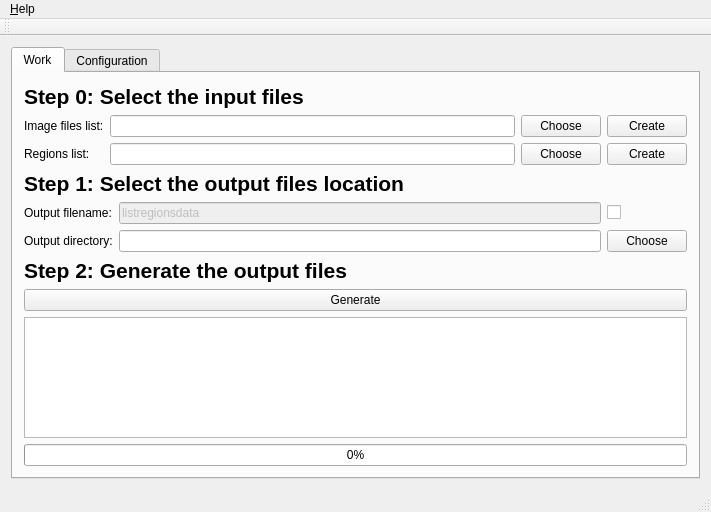
<?xml version="1.0" encoding="UTF-8"?>
<ui version="4.0">
 <class>MainWindow</class>
 <widget class="QMainWindow" name="MainWindow">
  <property name="geometry">
   <rect>
    <x>0</x>
    <y>0</y>
    <width>711</width>
    <height>512</height>
   </rect>
  </property>
  <property name="windowTitle">
   <string>MainWindow</string>
  </property>
  <property name="windowIcon">
   <iconset resource="../pivmake-gui.qrc">
    <normaloff>:/myimages/share/pivmake-gui/icons/pivmake-gui.png</normaloff>:/myimages/share/pivmake-gui/icons/pivmake-gui.png</iconset>
  </property>
  <widget class="QWidget" name="centralWidget">
   <layout class="QVBoxLayout" name="verticalLayout_4">
    <item>
     <widget class="QTabWidget" name="tabWidget">
      <property name="currentIndex">
       <number>0</number>
      </property>
      <property name="iconSize">
       <size>
        <width>32</width>
        <height>32</height>
       </size>
      </property>
      <widget class="QWidget" name="tab_1">
       <attribute name="icon">
        <iconset resource="../pivmake-gui.qrc">
         <normaloff>:/myimages/share/pivmake-gui/icons/if_polaroids_1055003.png</normaloff>:/myimages/share/pivmake-gui/icons/if_polaroids_1055003.png</iconset>
       </attribute>
       <attribute name="title">
        <string>Work</string>
       </attribute>
       <layout class="QVBoxLayout" name="verticalLayout_2">
        <item>
         <layout class="QVBoxLayout" name="verticalLayout">
          <item>
           <widget class="QLabel" name="label_3">
            <property name="text">
             <string>&lt;html&gt;&lt;head/&gt;&lt;body&gt;&lt;p&gt;&lt;span style=&quot; font-size:16pt; font-weight:600;&quot;&gt;Step 0: Select the input files&lt;/span&gt;&lt;/p&gt;&lt;/body&gt;&lt;/html&gt;</string>
            </property>
           </widget>
          </item>
          <item>
           <layout class="QGridLayout" name="gridLayout">
            <item row="0" column="3">
             <widget class="QPushButton" name="pushButton_create_listfilesdat">
              <property name="toolTip">
               <string>&lt;html&gt;&lt;head/&gt;&lt;body&gt;&lt;p&gt;Create a file list data file.&lt;/p&gt;&lt;/body&gt;&lt;/html&gt;</string>
              </property>
              <property name="text">
               <string>Create</string>
              </property>
              <property name="icon">
               <iconset resource="../pivmake-gui.qrc">
                <normaloff>:/myimages/share/pivmake-gui/icons/if_compose_1055085.png</normaloff>:/myimages/share/pivmake-gui/icons/if_compose_1055085.png</iconset>
              </property>
             </widget>
            </item>
            <item row="0" column="1">
             <widget class="QLineEdit" name="lineEdit_listfilesdat">
              <property name="toolTip">
               <string>&lt;html&gt;&lt;head/&gt;&lt;body&gt;&lt;p&gt;This field contain the path of a text file with the list of images. Inside this file exist one image file path by line. &lt;/p&gt;&lt;p&gt;It is strongly recommended that the text file with the list of images has a filename extension &lt;span style=&quot; font-weight:600;&quot;&gt;*.listfiles&lt;/span&gt;. By example &lt;span style=&quot; font-weight:600;&quot;&gt;listfilesdat.listfiles&lt;/span&gt;&lt;/p&gt;&lt;/body&gt;&lt;/html&gt;</string>
              </property>
             </widget>
            </item>
            <item row="0" column="0">
             <widget class="QLabel" name="label">
              <property name="text">
               <string>Image files list:</string>
              </property>
             </widget>
            </item>
            <item row="0" column="2">
             <widget class="QPushButton" name="pushButton_choose_listfilesdat">
              <property name="toolTip">
               <string>&lt;html&gt;&lt;head/&gt;&lt;body&gt;&lt;p&gt;Choose a file list data file.&lt;/p&gt;&lt;/body&gt;&lt;/html&gt;</string>
              </property>
              <property name="text">
               <string>Choose</string>
              </property>
              <property name="icon">
               <iconset resource="../pivmake-gui.qrc">
                <normaloff>:/myimages/share/pivmake-gui/icons/folder-saved-search.png</normaloff>:/myimages/share/pivmake-gui/icons/folder-saved-search.png</iconset>
              </property>
             </widget>
            </item>
            <item row="1" column="0">
             <widget class="QLabel" name="label_2">
              <property name="text">
               <string>Regions list:</string>
              </property>
             </widget>
            </item>
            <item row="1" column="1">
             <widget class="QLineEdit" name="lineEdit_listregionsdat">
              <property name="toolTip">
               <string>&lt;html&gt;&lt;head/&gt;&lt;body&gt;&lt;p&gt;This field contain the path of text file with the list of regions. Inside this file is defined one region by line. &lt;/p&gt;&lt;p&gt;It is strongly recommended that the text file with the list of regions has a filename extension &lt;span style=&quot; font-weight:600;&quot;&gt;*.listregions&lt;/span&gt;. By example &lt;span style=&quot; font-weight:600;&quot;&gt;listregionsdat.listregions&lt;/span&gt;&lt;/p&gt;&lt;/body&gt;&lt;/html&gt;</string>
              </property>
             </widget>
            </item>
            <item row="1" column="2">
             <widget class="QPushButton" name="pushButton_choose_listregionsdat">
              <property name="toolTip">
               <string>&lt;html&gt;&lt;head/&gt;&lt;body&gt;&lt;p&gt;Choose a region list data file.&lt;/p&gt;&lt;/body&gt;&lt;/html&gt;</string>
              </property>
              <property name="text">
               <string>Choose</string>
              </property>
              <property name="icon">
               <iconset resource="../pivmake-gui.qrc">
                <normaloff>:/myimages/share/pivmake-gui/icons/folder-saved-search.png</normaloff>:/myimages/share/pivmake-gui/icons/folder-saved-search.png</iconset>
              </property>
             </widget>
            </item>
            <item row="1" column="3">
             <widget class="QPushButton" name="pushButton_create_listregionsdat">
              <property name="toolTip">
               <string>&lt;html&gt;&lt;head/&gt;&lt;body&gt;&lt;p&gt;Create a region list data file.&lt;/p&gt;&lt;/body&gt;&lt;/html&gt;</string>
              </property>
              <property name="text">
               <string>Create</string>
              </property>
              <property name="icon">
               <iconset resource="../pivmake-gui.qrc">
                <normaloff>:/myimages/share/pivmake-gui/icons/if_compose_1055085.png</normaloff>:/myimages/share/pivmake-gui/icons/if_compose_1055085.png</iconset>
              </property>
             </widget>
            </item>
           </layout>
          </item>
          <item>
           <widget class="QLabel" name="label_4">
            <property name="text">
             <string>&lt;html&gt;&lt;head/&gt;&lt;body&gt;&lt;p&gt;&lt;span style=&quot; font-size:16pt; font-weight:600;&quot;&gt;Step 1: Select the output files location&lt;/span&gt;&lt;/p&gt;&lt;/body&gt;&lt;/html&gt;</string>
            </property>
           </widget>
          </item>
          <item>
           <layout class="QGridLayout" name="gridLayout_2">
            <item row="0" column="1">
             <widget class="QLineEdit" name="lineEdit_output_filename_pattern">
              <property name="enabled">
               <bool>false</bool>
              </property>
              <property name="toolTip">
               <string>&lt;html&gt;&lt;head/&gt;&lt;body&gt;&lt;p&gt;&lt;a name=&quot;result_box&quot;/&gt;This field contains the pattern of the output files names. If the pattern is &lt;span style=&quot; font-weight:600;&quot;&gt;listregionsdata&lt;/span&gt;, then the files will have the names:&lt;/p&gt;&lt;p&gt;&lt;span style=&quot; font-weight:600;&quot;&gt;listregionsdata&lt;/span&gt;1.listregions&lt;/p&gt;&lt;p&gt;&lt;span style=&quot; font-weight:600;&quot;&gt;listregionsdata&lt;/span&gt;2.listregions&lt;/p&gt;&lt;p&gt;&lt;span style=&quot; font-weight:600;&quot;&gt;listregionsdata&lt;/span&gt;3.listregions&lt;/p&gt;&lt;p&gt;&lt;span style=&quot; font-weight:600;&quot;&gt;...&lt;/span&gt;&lt;/p&gt;&lt;/body&gt;&lt;/html&gt;</string>
              </property>
              <property name="text">
               <string>listregionsdata</string>
              </property>
             </widget>
            </item>
            <item row="0" column="2">
             <widget class="QCheckBox" name="checkBox_enable_filename_pattern">
              <property name="toolTip">
               <string>&lt;html&gt;&lt;head/&gt;&lt;body&gt;&lt;p&gt;Enable the selection of output filename pattern.&lt;/p&gt;&lt;/body&gt;&lt;/html&gt;</string>
              </property>
              <property name="text">
               <string/>
              </property>
             </widget>
            </item>
            <item row="1" column="1">
             <widget class="QLineEdit" name="lineEdit_output_directory">
              <property name="toolTip">
               <string>&lt;html&gt;&lt;head/&gt;&lt;body&gt;&lt;p&gt;The path where will be located all the output region list files. If the directory not exist, then it is created in the generate process.&lt;/p&gt;&lt;p&gt;&lt;a name=&quot;result_box&quot;/&gt;&lt;span style=&quot; font-weight:600;&quot;&gt;I&lt;/span&gt;&lt;span style=&quot; font-weight:600;&quot;&gt;t is strongly recommended that this directory be a subdirectory of one of the * .litfiles or * .listregions files (&lt;/span&gt;&lt;a name=&quot;result_box&quot;/&gt;just to keep an order&lt;span style=&quot; font-weight:600;&quot;&gt;). &lt;/span&gt;&lt;/p&gt;&lt;/body&gt;&lt;/html&gt;</string>
              </property>
             </widget>
            </item>
            <item row="1" column="2">
             <widget class="QPushButton" name="pushButton_choose_output_directory">
              <property name="toolTip">
               <string>&lt;html&gt;&lt;head/&gt;&lt;body&gt;&lt;p&gt;Choose a output directory.&lt;/p&gt;&lt;/body&gt;&lt;/html&gt;</string>
              </property>
              <property name="text">
               <string>Choose</string>
              </property>
              <property name="icon">
               <iconset resource="../pivmake-gui.qrc">
                <normaloff>:/myimages/share/pivmake-gui/icons/folder-saved-search.png</normaloff>:/myimages/share/pivmake-gui/icons/folder-saved-search.png</iconset>
              </property>
             </widget>
            </item>
            <item row="0" column="0">
             <widget class="QLabel" name="label_6">
              <property name="text">
               <string>Output filename:</string>
              </property>
             </widget>
            </item>
            <item row="1" column="0">
             <widget class="QLabel" name="label_5">
              <property name="text">
               <string>Output directory:</string>
              </property>
             </widget>
            </item>
           </layout>
          </item>
          <item>
           <widget class="QLabel" name="label_7">
            <property name="text">
             <string>&lt;html&gt;&lt;head/&gt;&lt;body&gt;&lt;p&gt;&lt;span style=&quot; font-size:16pt; font-weight:600;&quot;&gt;Step 2: Generate the output files&lt;/span&gt;&lt;/p&gt;&lt;/body&gt;&lt;/html&gt;</string>
            </property>
           </widget>
          </item>
          <item>
           <widget class="QPushButton" name="pushButton_generate_outfiles">
            <property name="toolTip">
             <string>&lt;html&gt;&lt;head/&gt;&lt;body&gt;&lt;p&gt;Click here to tracking the regions and generate the output files.&lt;/p&gt;&lt;/body&gt;&lt;/html&gt;</string>
            </property>
            <property name="text">
             <string>Generate</string>
            </property>
           </widget>
          </item>
          <item>
           <widget class="QListWidget" name="listWidget"/>
          </item>
          <item>
           <widget class="QProgressBar" name="progressBar">
            <property name="value">
             <number>0</number>
            </property>
           </widget>
          </item>
         </layout>
        </item>
       </layout>
      </widget>
      <widget class="QWidget" name="tab_2">
       <attribute name="icon">
        <iconset resource="../pivmake-gui.qrc">
         <normaloff>:/myimages/share/pivmake-gui/icons/if_tools_1054957.png</normaloff>:/myimages/share/pivmake-gui/icons/if_tools_1054957.png</iconset>
       </attribute>
       <attribute name="title">
        <string>Configuration</string>
       </attribute>
       <layout class="QVBoxLayout" name="verticalLayout_3">
        <item>
         <layout class="QGridLayout" name="gridLayout_3">
          <item row="4" column="0">
           <widget class="QLabel" name="label_10">
            <property name="text">
             <string>Color of region:</string>
            </property>
           </widget>
          </item>
          <item row="1" column="1">
           <widget class="QLineEdit" name="lineEdit_program_listfiles">
            <property name="toolTip">
             <string>&lt;html&gt;&lt;head/&gt;&lt;body&gt;&lt;p&gt;The program filename &lt;span style=&quot; font-weight:600;&quot;&gt;&amp;quot;listfiles&amp;quot; &lt;/span&gt;or &lt;span style=&quot; font-weight:600;&quot;&gt;&amp;quot;listfiles.exe&amp;quot;&lt;/span&gt; if It is in the system path. In other cases should be wrote the complete path of the program.&lt;/p&gt;&lt;/body&gt;&lt;/html&gt;</string>
            </property>
            <property name="text">
             <string/>
            </property>
           </widget>
          </item>
          <item row="1" column="2">
           <widget class="QPushButton" name="pushButton_find_program_listfiles">
            <property name="toolTip">
             <string>&lt;html&gt;&lt;head/&gt;&lt;body&gt;&lt;p&gt;Find and select the &lt;span style=&quot; font-weight:600;&quot;&gt;&amp;quot;listfiles&amp;quot;&lt;/span&gt; or &lt;span style=&quot; font-weight:600;&quot;&gt;&amp;quot;listfiles.exe&amp;quot;&lt;/span&gt; program.&lt;/p&gt;&lt;/body&gt;&lt;/html&gt;</string>
            </property>
            <property name="text">
             <string>Find</string>
            </property>
            <property name="icon">
             <iconset resource="../pivmake-gui.qrc">
              <normaloff>:/myimages/share/pivmake-gui/icons/folder-saved-search.png</normaloff>:/myimages/share/pivmake-gui/icons/folder-saved-search.png</iconset>
            </property>
           </widget>
          </item>
          <item row="2" column="1">
           <widget class="QLineEdit" name="lineEdit_program_listregions">
            <property name="toolTip">
             <string>&lt;html&gt;&lt;head/&gt;&lt;body&gt;&lt;p&gt;The program filename &lt;span style=&quot; font-weight:600;&quot;&gt;&amp;quot;listregions&amp;quot; &lt;/span&gt;or &lt;span style=&quot; font-weight:600;&quot;&gt;&amp;quot;listregions.exe&amp;quot;&lt;/span&gt; if It is in the system path. In other cases should be wrote the complete path of the program.&lt;/p&gt;&lt;/body&gt;&lt;/html&gt;</string>
            </property>
           </widget>
          </item>
          <item row="1" column="0">
           <widget class="QLabel" name="label_8">
            <property name="text">
             <string>ListFiles program:</string>
            </property>
           </widget>
          </item>
          <item row="2" column="0">
           <widget class="QLabel" name="label_9">
            <property name="text">
             <string>ListRegions program:</string>
            </property>
           </widget>
          </item>
          <item row="0" column="0">
           <widget class="QLabel" name="label_11">
            <property name="font">
             <font>
              <pointsize>14</pointsize>
              <weight>75</weight>
              <bold>true</bold>
             </font>
            </property>
            <property name="text">
             <string>Programs</string>
            </property>
           </widget>
          </item>
          <item row="2" column="2">
           <widget class="QPushButton" name="pushButton_find_program_listregions">
            <property name="toolTip">
             <string>&lt;html&gt;&lt;head/&gt;&lt;body&gt;&lt;p&gt;Find and select the &lt;span style=&quot; font-weight:600;&quot;&gt;&amp;quot;listregions&amp;quot;&lt;/span&gt; or &lt;span style=&quot; font-weight:600;&quot;&gt;&amp;quot;listregions.exe&amp;quot;&lt;/span&gt; program.&lt;/p&gt;&lt;/body&gt;&lt;/html&gt;</string>
            </property>
            <property name="text">
             <string>Find</string>
            </property>
            <property name="icon">
             <iconset resource="../pivmake-gui.qrc">
              <normaloff>:/myimages/share/pivmake-gui/icons/folder-saved-search.png</normaloff>:/myimages/share/pivmake-gui/icons/folder-saved-search.png</iconset>
            </property>
           </widget>
          </item>
          <item row="6" column="1">
           <spacer name="verticalSpacer">
            <property name="orientation">
             <enum>Qt::Vertical</enum>
            </property>
            <property name="sizeHint" stdset="0">
             <size>
              <width>20</width>
              <height>40</height>
             </size>
            </property>
           </spacer>
          </item>
          <item row="5" column="0">
           <widget class="QLabel" name="label_13">
            <property name="text">
             <string>Output image type:</string>
            </property>
           </widget>
          </item>
          <item row="3" column="0">
           <widget class="QLabel" name="label_12">
            <property name="font">
             <font>
              <pointsize>14</pointsize>
              <weight>75</weight>
              <bold>true</bold>
             </font>
            </property>
            <property name="text">
             <string>Output</string>
            </property>
           </widget>
          </item>
          <item row="5" column="1">
           <widget class="QComboBox" name="comboBox_output_image_type">
            <item>
             <property name="text">
              <string>PNG - Portable Network Graphics</string>
             </property>
            </item>
            <item>
             <property name="text">
              <string>BMP - Bits Maps Protocole</string>
             </property>
            </item>
           </widget>
          </item>
          <item row="4" column="1">
           <widget class="QPushButton" name="pushButton_color_region">
            <property name="text">
             <string>(255,0,0)</string>
            </property>
           </widget>
          </item>
         </layout>
        </item>
       </layout>
      </widget>
     </widget>
    </item>
   </layout>
  </widget>
  <widget class="QMenuBar" name="menuBar">
   <property name="geometry">
    <rect>
     <x>0</x>
     <y>0</y>
     <width>711</width>
     <height>25</height>
    </rect>
   </property>
   <widget class="QMenu" name="menuHelp">
    <property name="title">
     <string>&amp;Help</string>
    </property>
    <addaction name="actionAbout"/>
    <addaction name="actionDocumentation"/>
   </widget>
   <addaction name="menuHelp"/>
  </widget>
  <widget class="QToolBar" name="mainToolBar">
   <attribute name="toolBarArea">
    <enum>TopToolBarArea</enum>
   </attribute>
   <attribute name="toolBarBreak">
    <bool>false</bool>
   </attribute>
  </widget>
  <widget class="QStatusBar" name="statusBar"/>
  <action name="actionAbout">
   <property name="icon">
    <iconset resource="../pivmake-gui.qrc">
     <normaloff>:/myimages/share/pivmake-gui/icons/Information_icon.png</normaloff>:/myimages/share/pivmake-gui/icons/Information_icon.png</iconset>
   </property>
   <property name="text">
    <string>About</string>
   </property>
   <property name="toolTip">
    <string>About the program</string>
   </property>
   <property name="shortcut">
    <string>Ctrl+H</string>
   </property>
  </action>
  <action name="actionDocumentation">
   <property name="icon">
    <iconset resource="../pivmake-gui.qrc">
     <normaloff>:/myimages/share/pivmake-gui/icons/Information_icon.png</normaloff>:/myimages/share/pivmake-gui/icons/Information_icon.png</iconset>
   </property>
   <property name="text">
    <string>Documentation</string>
   </property>
   <property name="toolTip">
    <string>&lt;html&gt;&lt;head/&gt;&lt;body&gt;&lt;p&gt;Documentation&lt;/p&gt;&lt;/body&gt;&lt;/html&gt;</string>
   </property>
   <property name="shortcut">
    <string>Ctrl+I</string>
   </property>
  </action>
 </widget>
 <layoutdefault spacing="6" margin="11"/>
 <resources>
  <include location="../pivmake-gui.qrc"/>
 </resources>
 <connections/>
</ui>
